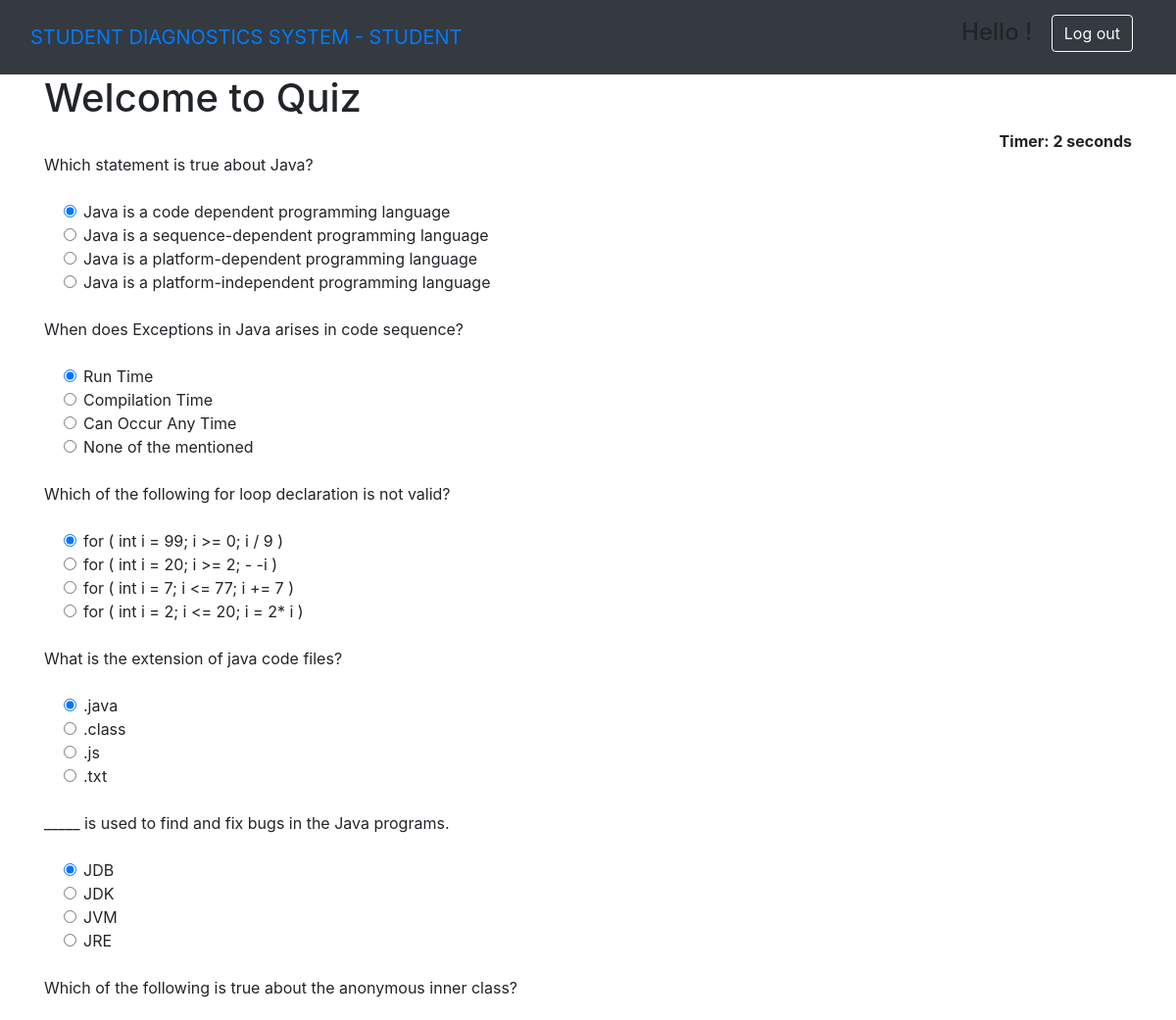
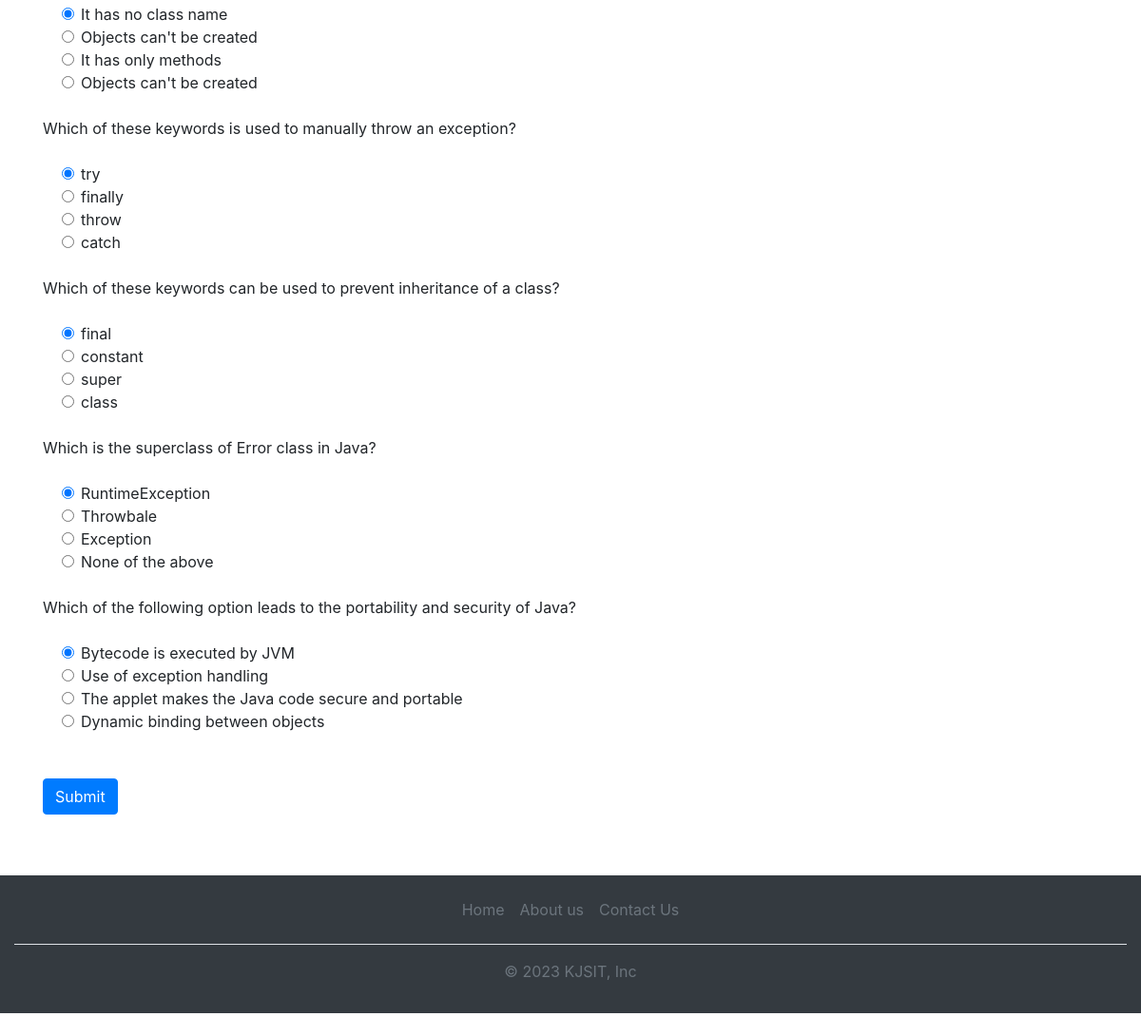
The app's page /JAVA (signed in) with its own data (2 pictures, top to bottom).
### home/models.py (models this page shows, shortened)
class questions(models.Model):
    subject=models.CharField(max_length=100)
    topic=models.CharField(max_length=100)
    question=models.CharField(max_length=1000)
    op1=models.CharField(max_length=1000)
    op2=models.CharField(max_length=1000)
    op3=models.CharField(max_length=1000)
    op4=models.CharField(max_length=1000)
    correct=models.CharField(max_length=100)
    diff=models.CharField(max_length=100)

### home/views.py (the view)
# urls.py: path('JAVA',views.JAVA, name='JAVA'),
@login_required(login_url='loginstudent')
def JAVA(request):
    if request.method == 'POST':
        print(request.POST)
        question1=questions.objects.filter(subject='JP').order_by('?')[:10]
        score=0
        wrong=0
        correct=0
        total=0
        for q in question1:
            total+=1
            print(request.POST.get(q.question))
            print(q.correct)
            print()
            if q.correct ==  request.POST.get(q.question):
                score+=10
                correct+=1
            else:
                wrong+=1
        percent = score/(total*10) *100
        res=result(score=score,datee=datetime.today(),subject="JP")
        res.save()
        average_score = result.objects.filter(subject='JP').aggregate(Avg('score'))['score__avg']
        average_score = round(average_score, 2)
        average_score=average_score/(total*10) *100
        context = {
            'score':score,
            'time': request.POST.get('timer'),
            'correct':correct,
            'wrong':wrong,
            'percent':percent,
            'total':total,
            'average':average_score,
        }
        return render(request,'student/result.html',context)
    else:
        question1=questions.objects.filter(subject='JP').order_by('?')[:10]
        context = {
            'question1':question1
        }
        return render(request,'student/JAVA.html',context)

### templates/student/JAVA.html (shortened to what this page needs)
{% extends 'student/dependencies.html' %}
{% block content %}
{% load static %}
<div class="container ">
<h1>Welcome to Quiz</h1>
<div align="right " id="displaytimer"><b>Timer: 0 seconds</b></div>
 <form method='post' action=''>
    {% for q  in question1%}
    <div class="form-group">
      <label for="question">{{q.question}}</label>
    </div>
    <div class="form-check">
        <div class="form-check">
            <input class="form-check-input" type="radio" name="{{q.question}}" id="gridRadios1" value="{{q.op1}}" checked>
            <label class="form-check-label" for="gridRadios1">
                {{q.op1}}
            </label>
        </div>
        <div class="form-check">
            <input class="form-check-input" type="radio" name="{{q.question}}" id="gridRadios2" value="{{q.op2}}">
            <label class="form-check-label" for="gridRadios2">
                {{q.op2}}
            </label>
        </div>
        <div class="form-check">
            <input class="form-check-input" type="radio" name="{{q.question}}" id="gridRadios1" value="{{q.op3}}">
            <label class="form-check-label" for="gridRadios1">
                {{q.op3}}
            </label>
        </div>
        <div class="form-check">
            <input class="form-check-input" type="radio" name="{{q.question}}" id="gridRadios2" value="{{q.op4}}">
            <label class="form-check-label" for="gridRadios2">
                {{q.op4}}
            </label>
        </div>
        <br>
    </div>
    {% endfor %}
    <br>
    <button type="submit" class="btn btn-primary">Submit</button>
  </form>
</div>
{% endblock %}

### records on screen
questions: question "Which statement is true about Java?", op1 "Java is a code dependent programming language", op2 "Java is a sequence-dependent programming language", op3 "Java is a platform-dependent programming language", op4 "Java is a platform-independent programming language"
questions: question "When does Exceptions in Java arises in code sequence?", op1 "Run Time", op2 "Compilation Time", op3 "Can Occur Any Time", op4 "None of the mentioned"
questions: question "Which of the following for loop declaration is not valid?", op1 "for ( int i = 99; i >= 0; i / 9 )", op2 "for ( int i = 20; i >= 2; - -i )", op3 "for ( int i = 7; i <= 77; i += 7 )", op4 "for ( int i = 2; i <= 20; i = 2* i )"
questions: question "What is the extension of java code files?", op1 ".java", op2 ".class", op3 ".js", op4 ".txt"
questions: question "_____ is used to find and fix bugs in the Java programs.", op1 "JDB", op2 "JDK", op3 "JVM", op4 "JRE"
questions: question "Which of the following is true about the anonymous inner class?", op1 "It has no class name", op2 "Objects can't be created", op3 "It has only methods", op4 "Objects can't be created"
questions: question "Which of these keywords is used to manually throw an exception?", op1 "try", op2 "finally", op3 "throw", op4 "catch"
questions: question "Which of these keywords can be used to prevent inheritance of a class?", op1 "final", op2 "constant", op3 "super", op4 "class"
questions: question "Which is the superclass of Error class in Java?", op1 "RuntimeException", op2 "Throwbale", op3 "Exception", op4 "None of the above"
questions: question "Which of the following option leads to the portability and security of Java?", op1 "Bytecode is executed by JVM", op2 "Use of exception handling", op3 "The applet makes the Java code secure and portable", op4 "Dynamic binding between objects"
